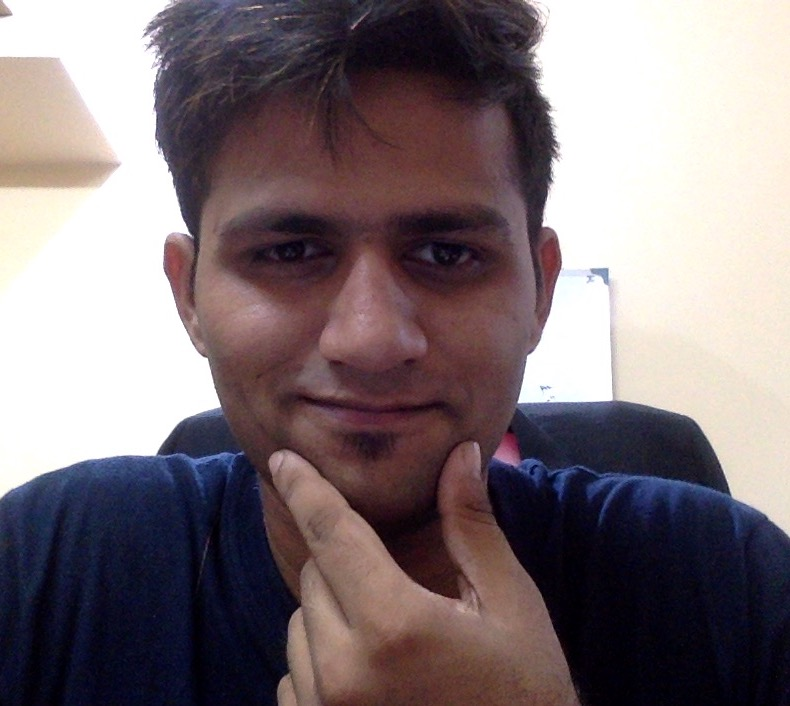
#> input picture learning_along_experiments/profile.jpg, 790 x 706 px
$ python canny.py
#> lines starting #> are read from the running program, lines starting #| are printed output that depends on the picture
import os

import matplotlib.pyplot as plt
import matplotlib.image as mimg
import cv2

ASSETS = 'assets'
image = mimg.imread('profile.jpg')
#> image is the input picture: shape (706, 790, 3); mean R, G, B 126.4, 114.2, 118.4
image_gray = cv2.cvtColor(image, cv2.COLOR_RGB2GRAY)
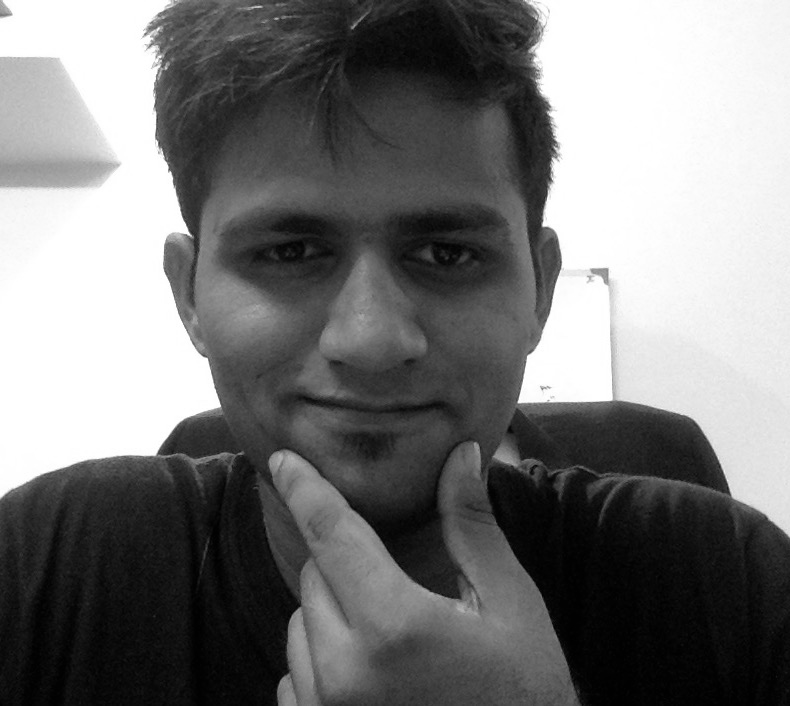
#> image_gray: shape (706, 790); min 0, max 255, mean 118.4
#cv2.imshow('title', image_gray)
low_threshold, high_threshold = 100, 250
image_edge = cv2.Canny(image_gray, low_threshold, high_threshold)
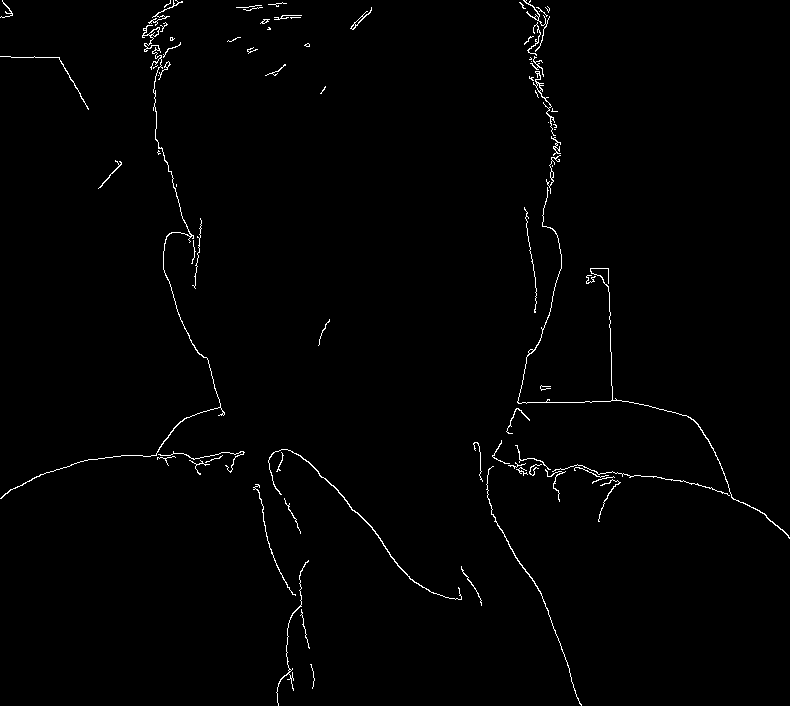
#> image_edge: shape (706, 790); 1% white in thin lines or dots
cv2.imwrite('output.jpg', image_edge)

#plt.imshow(image_edge)
